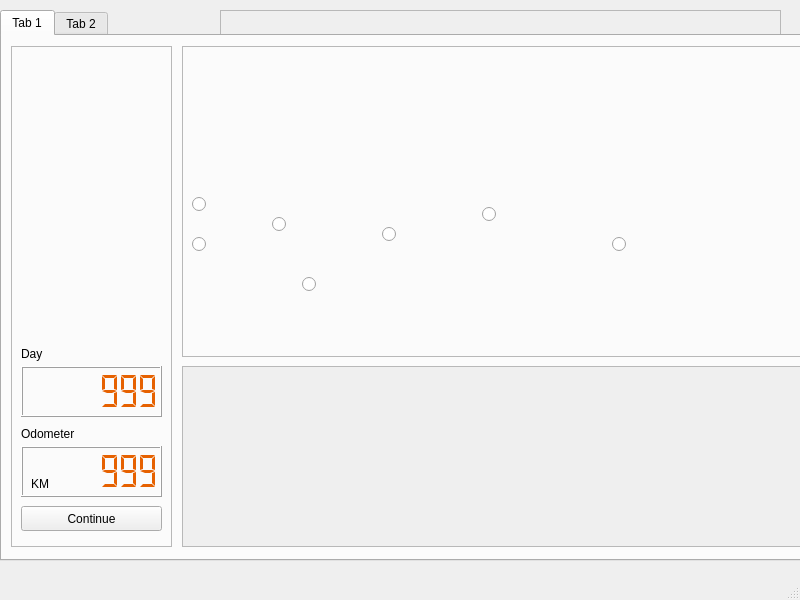
<?xml version="1.0" encoding="UTF-8"?>
<ui version="4.0">
 <class>moscowWindow</class>
 <widget class="QMainWindow" name="moscowWindow">
  <property name="geometry">
   <rect>
    <x>0</x>
    <y>0</y>
    <width>800</width>
    <height>600</height>
   </rect>
  </property>
  <property name="windowTitle">
   <string>MainWindow</string>
  </property>
  <widget class="QWidget" name="centralwidget">
   <widget class="QFrame" name="frame">
    <property name="geometry">
     <rect>
      <x>220</x>
      <y>10</y>
      <width>561</width>
      <height>541</height>
     </rect>
    </property>
    <property name="frameShape">
     <enum>QFrame::Shape::StyledPanel</enum>
    </property>
    <property name="frameShadow">
     <enum>QFrame::Shadow::Raised</enum>
    </property>
   </widget>
   <widget class="QTabWidget" name="tabWidget">
    <property name="geometry">
     <rect>
      <x>0</x>
      <y>10</y>
      <width>881</width>
      <height>551</height>
     </rect>
    </property>
    <property name="currentIndex">
     <number>0</number>
    </property>
    <widget class="QWidget" name="tab">
     <attribute name="title">
      <string>Tab 1</string>
     </attribute>
     <widget class="QFrame" name="map_frame">
      <property name="geometry">
       <rect>
        <x>180</x>
        <y>10</y>
        <width>691</width>
        <height>311</height>
       </rect>
      </property>
      <property name="frameShape">
       <enum>QFrame::Shape::StyledPanel</enum>
      </property>
      <property name="frameShadow">
       <enum>QFrame::Shadow::Raised</enum>
      </property>
      <widget class="QLabel" name="label_m_map">
       <property name="geometry">
        <rect>
         <x>10</x>
         <y>10</y>
         <width>671</width>
         <height>291</height>
        </rect>
       </property>
       <property name="text">
        <string/>
       </property>
       <property name="pixmap">
        <pixmap>images/map.png</pixmap>
       </property>
      </widget>
      <widget class="QRadioButton" name="indicatorMoscow">
       <property name="geometry">
        <rect>
         <x>10</x>
         <y>150</y>
         <width>16</width>
         <height>16</height>
        </rect>
       </property>
       <property name="text">
        <string/>
       </property>
       <property name="checkable">
        <bool>false</bool>
       </property>
       <property name="checked">
        <bool>false</bool>
       </property>
      </widget>
      <widget class="QRadioButton" name="indicatorVolga">
       <property name="geometry">
        <rect>
         <x>10</x>
         <y>190</y>
         <width>16</width>
         <height>16</height>
        </rect>
       </property>
       <property name="text">
        <string/>
       </property>
       <property name="checkable">
        <bool>false</bool>
       </property>
       <property name="checked">
        <bool>false</bool>
       </property>
      </widget>
      <widget class="QRadioButton" name="indicatorYamantau">
       <property name="geometry">
        <rect>
         <x>90</x>
         <y>170</y>
         <width>16</width>
         <height>16</height>
        </rect>
       </property>
       <property name="text">
        <string/>
       </property>
       <property name="checkable">
        <bool>false</bool>
       </property>
       <property name="checked">
        <bool>false</bool>
       </property>
      </widget>
      <widget class="QRadioButton" name="indicatorCaspian">
       <property name="geometry">
        <rect>
         <x>120</x>
         <y>230</y>
         <width>16</width>
         <height>16</height>
        </rect>
       </property>
       <property name="text">
        <string/>
       </property>
       <property name="checkable">
        <bool>false</bool>
       </property>
       <property name="checked">
        <bool>false</bool>
       </property>
      </widget>
      <widget class="QRadioButton" name="indicatorNovosibirsk">
       <property name="geometry">
        <rect>
         <x>300</x>
         <y>160</y>
         <width>16</width>
         <height>16</height>
        </rect>
       </property>
       <property name="text">
        <string/>
       </property>
       <property name="checkable">
        <bool>false</bool>
       </property>
       <property name="checked">
        <bool>false</bool>
       </property>
      </widget>
      <widget class="QRadioButton" name="indicatorTaiga">
       <property name="geometry">
        <rect>
         <x>200</x>
         <y>180</y>
         <width>16</width>
         <height>16</height>
        </rect>
       </property>
       <property name="text">
        <string/>
       </property>
       <property name="checkable">
        <bool>false</bool>
       </property>
       <property name="checked">
        <bool>false</bool>
       </property>
      </widget>
      <widget class="QRadioButton" name="indicatorEnd">
       <property name="geometry">
        <rect>
         <x>430</x>
         <y>190</y>
         <width>16</width>
         <height>16</height>
        </rect>
       </property>
       <property name="text">
        <string/>
       </property>
       <property name="checkable">
        <bool>false</bool>
       </property>
       <property name="checked">
        <bool>false</bool>
       </property>
      </widget>
     </widget>
     <widget class="QFrame" name="frame_2">
      <property name="geometry">
       <rect>
        <x>9</x>
        <y>10</y>
        <width>161</width>
        <height>501</height>
       </rect>
      </property>
      <property name="frameShape">
       <enum>QFrame::Shape::StyledPanel</enum>
      </property>
      <property name="frameShadow">
       <enum>QFrame::Shadow::Raised</enum>
      </property>
      <widget class="QLCDNumber" name="lcdNumber">
       <property name="geometry">
        <rect>
         <x>10</x>
         <y>400</y>
         <width>141</width>
         <height>51</height>
        </rect>
       </property>
       <property name="styleSheet">
        <string notr="true">QLCDNumber{color:rgb(230, 97, 0);}</string>
       </property>
       <property name="digitCount">
        <number>7</number>
       </property>
       <property name="mode">
        <enum>QLCDNumber::Mode::Dec</enum>
       </property>
       <property name="segmentStyle">
        <enum>QLCDNumber::SegmentStyle::Flat</enum>
       </property>
       <property name="value" stdset="0">
        <double>999.000000000000000</double>
       </property>
      </widget>
      <widget class="QLCDNumber" name="lcdNumber_day">
       <property name="geometry">
        <rect>
         <x>10</x>
         <y>320</y>
         <width>141</width>
         <height>51</height>
        </rect>
       </property>
       <property name="styleSheet">
        <string notr="true">QLCDNumber{color:rgb(230, 97, 0);}</string>
       </property>
       <property name="digitCount">
        <number>7</number>
       </property>
       <property name="mode">
        <enum>QLCDNumber::Mode::Dec</enum>
       </property>
       <property name="segmentStyle">
        <enum>QLCDNumber::SegmentStyle::Flat</enum>
       </property>
       <property name="value" stdset="0">
        <double>999.000000000000000</double>
       </property>
      </widget>
      <widget class="QPushButton" name="pushButton">
       <property name="geometry">
        <rect>
         <x>10</x>
         <y>460</y>
         <width>141</width>
         <height>25</height>
        </rect>
       </property>
       <property name="text">
        <string>Continue</string>
       </property>
      </widget>
      <widget class="QLabel" name="label">
       <property name="geometry">
        <rect>
         <x>10</x>
         <y>300</y>
         <width>49</width>
         <height>16</height>
        </rect>
       </property>
       <property name="text">
        <string>Day</string>
       </property>
      </widget>
      <widget class="QLabel" name="label_2">
       <property name="geometry">
        <rect>
         <x>10</x>
         <y>380</y>
         <width>61</width>
         <height>16</height>
        </rect>
       </property>
       <property name="text">
        <string>Odometer</string>
       </property>
      </widget>
      <widget class="QLabel" name="label_3">
       <property name="geometry">
        <rect>
         <x>20</x>
         <y>430</y>
         <width>21</width>
         <height>16</height>
        </rect>
       </property>
       <property name="text">
        <string>KM</string>
       </property>
      </widget>
     </widget>
     <widget class="QScrollArea" name="scrollArea">
      <property name="geometry">
       <rect>
        <x>180</x>
        <y>330</y>
        <width>691</width>
        <height>181</height>
       </rect>
      </property>
      <property name="widgetResizable">
       <bool>true</bool>
      </property>
      <widget class="QWidget" name="scrollAreaWidgetContents">
       <property name="geometry">
        <rect>
         <x>0</x>
         <y>0</y>
         <width>689</width>
         <height>179</height>
        </rect>
       </property>
      </widget>
     </widget>
    </widget>
    <widget class="QWidget" name="tab_2">
     <attribute name="title">
      <string>Tab 2</string>
     </attribute>
     <widget class="QFrame" name="frame_3">
      <property name="geometry">
       <rect>
        <x>10</x>
        <y>10</y>
        <width>321</width>
        <height>501</height>
       </rect>
      </property>
      <property name="frameShape">
       <enum>QFrame::Shape::StyledPanel</enum>
      </property>
      <property name="frameShadow">
       <enum>QFrame::Shadow::Raised</enum>
      </property>
      <widget class="QFrame" name="frame_4">
       <property name="geometry">
        <rect>
         <x>10</x>
         <y>89</y>
         <width>301</width>
         <height>401</height>
        </rect>
       </property>
       <property name="frameShape">
        <enum>QFrame::Shape::StyledPanel</enum>
       </property>
       <property name="frameShadow">
        <enum>QFrame::Shadow::Raised</enum>
       </property>
      </widget>
      <widget class="QLCDNumber" name="lcdNumber_2">
       <property name="geometry">
        <rect>
         <x>170</x>
         <y>30</y>
         <width>141</width>
         <height>51</height>
        </rect>
       </property>
       <property name="styleSheet">
        <string notr="true">QLCDNumber{color:rgb(230, 97, 0);}</string>
       </property>
       <property name="digitCount">
        <number>7</number>
       </property>
       <property name="mode">
        <enum>QLCDNumber::Mode::Dec</enum>
       </property>
       <property name="segmentStyle">
        <enum>QLCDNumber::SegmentStyle::Flat</enum>
       </property>
       <property name="value" stdset="0">
        <double>999.000000000000000</double>
       </property>
      </widget>
      <widget class="QLabel" name="label_4">
       <property name="geometry">
        <rect>
         <x>170</x>
         <y>10</y>
         <width>49</width>
         <height>16</height>
        </rect>
       </property>
       <property name="text">
        <string>Energy</string>
       </property>
      </widget>
      <widget class="QPushButton" name="button_info">
       <property name="geometry">
        <rect>
         <x>10</x>
         <y>10</y>
         <width>151</width>
         <height>24</height>
        </rect>
       </property>
       <property name="text">
        <string>Information</string>
       </property>
      </widget>
     </widget>
     <widget class="QFrame" name="frame_5">
      <property name="geometry">
       <rect>
        <x>340</x>
        <y>10</y>
        <width>531</width>
        <height>501</height>
       </rect>
      </property>
      <property name="frameShape">
       <enum>QFrame::Shape::StyledPanel</enum>
      </property>
      <property name="frameShadow">
       <enum>QFrame::Shadow::Raised</enum>
      </property>
      <widget class="QLabel" name="label_map">
       <property name="geometry">
        <rect>
         <x>10</x>
         <y>10</y>
         <width>511</width>
         <height>481</height>
        </rect>
       </property>
       <property name="text">
        <string/>
       </property>
       <property name="pixmap">
        <pixmap resource="resources.qrc">:/images/images/map_moscow.png</pixmap>
       </property>
      </widget>
     </widget>
    </widget>
   </widget>
  </widget>
  <widget class="QMenuBar" name="menubar">
   <property name="geometry">
    <rect>
     <x>0</x>
     <y>0</y>
     <width>800</width>
     <height>21</height>
    </rect>
   </property>
  </widget>
  <widget class="QStatusBar" name="statusbar"/>
 </widget>
 <resources>
  <include location="resources.qrc"/>
 </resources>
 <connections/>
</ui>
